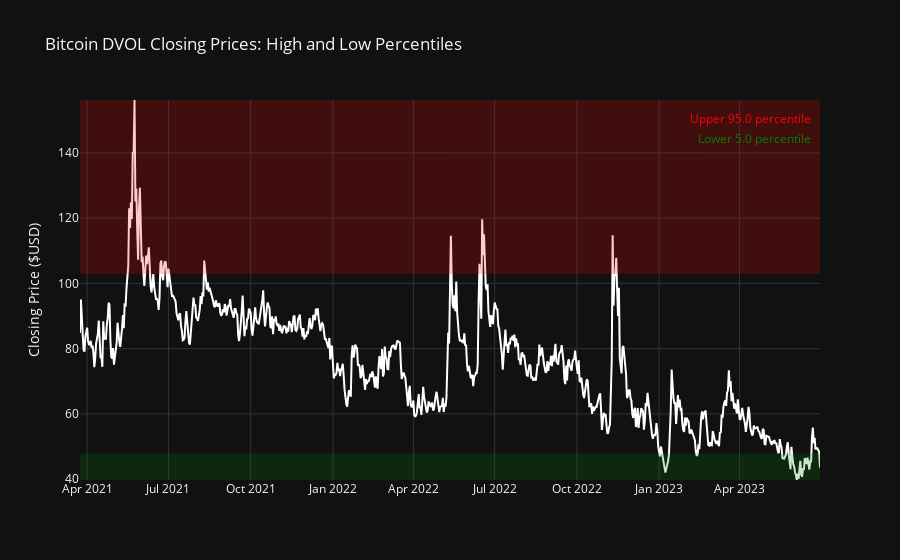

Here is the notebook cell this chart was saved with:
### Code cell
plot_close(z_scores, 0.05, 0.95)

### Figure 1 — Plotly figure (JSON) as saved in the notebook; plotly's stock layout.template omitted (floating-point values rounded to 4 significant figures; data arrays with more than 128 entries replaced by an {"elided": "..."} marker saying what was removed)
{"data": [{"line": {"color": "white"}, "mode": "lines", "name": "Closing Price", "type": "scatter", "x": {"elided": "829 str values"}, "y": {"elided": "829 float values"}}], "layout": {"annotations": [{"font": {"color": "Red"}, "showarrow": false, "text": "Upper 95.0 percentile", "x": 0.99, "xref": "paper", "y": 0.98, "yref": "paper"}, {"font": {"color": "Green"}, "showarrow": false, "text": "Lower 5.0 percentile", "x": 0.99, "xref": "paper", "y": 0.925, "yref": "paper"}], "shapes": [{"fillcolor": "Red", "line": {"width": 0}, "opacity": 0.2, "type": "rect", "x0": "2021-03-24T00:00:00", "x1": "2023-06-30T00:00:00", "xref": "x", "y0": 102.9, "y1": 156.2, "yref": "y"}, {"fillcolor": "Green", "line": {"width": 0}, "opacity": 0.2, "type": "rect", "x0": "2021-03-24T00:00:00", "x1": "2023-06-30T00:00:00", "xref": "x", "y0": 47.87, "y1": 39.75, "yref": "y"}], "title": {"text": "Bitcoin DVOL Closing Prices: High and Low Percentiles"}, "yaxis": {"range": [39.75, 156.2], "title": {"text": "Closing Price ($USD)"}}}}
